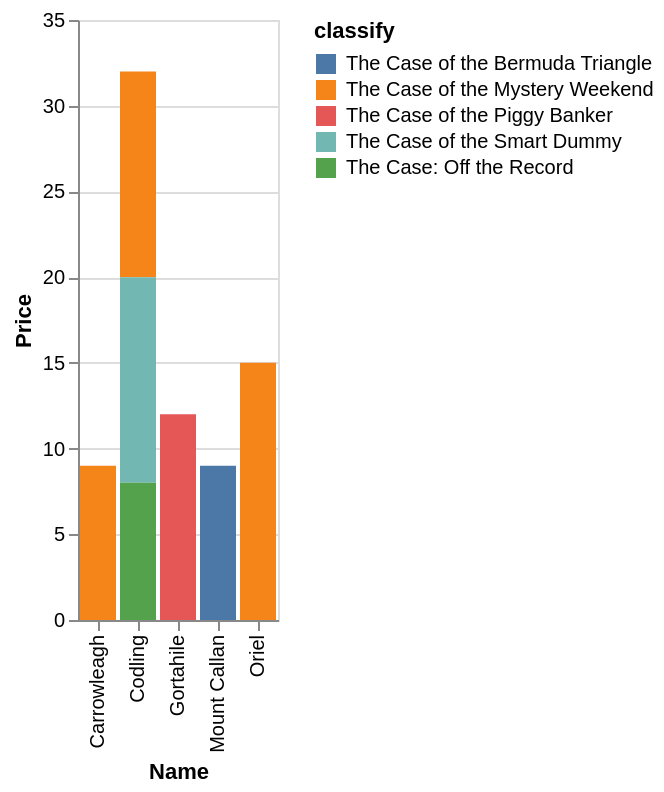

The Vega-Lite source for this figure:
### Vega-Lite specification from a JSON file in a GitHub repository (floating-point values rounded to 4 significant figures)
{"data": {"values": [{"x_data": "Carrowleagh", "y_data": 0, "classify": "The Case of the Bermuda Triangle"}, {"x_data": "Codling", "y_data": 0, "classify": "The Case of the Bermuda Triangle"}, {"x_data": "Gortahile", "y_data": 0, "classify": "The Case of the Bermuda Triangle"}, {"x_data": "Mount Callan", "y_data": 9, "classify": "The Case of the Bermuda Triangle"}, {"x_data": "Oriel", "y_data": 0, "classify": "The Case of the Bermuda Triangle"}, {"x_data": "Carrowleagh", "y_data": 9, "classify": "The Case of the Mystery Weekend"}, {"x_data": "Codling", "y_data": 12, "classify": "The Case of the Mystery Weekend"}, {"x_data": "Gortahile", "y_data": 0, "classify": "The Case of the Mystery Weekend"}, {"x_data": "Mount Callan", "y_data": 0, "classify": "The Case of the Mystery Weekend"}, {"x_data": "Oriel", "y_data": 15, "classify": "The Case of the Mystery Weekend"}, {"x_data": "Carrowleagh", "y_data": 0, "classify": "The Case of the Piggy Banker"}, {"x_data": "Codling", "y_data": 0, "classify": "The Case of the Piggy Banker"}, {"x_data": "Gortahile", "y_data": 12, "classify": "The Case of the Piggy Banker"}, {"x_data": "Mount Callan", "y_data": 0, "classify": "The Case of the Piggy Banker"}, {"x_data": "Oriel", "y_data": 0, "classify": "The Case of the Piggy Banker"}, {"x_data": "Carrowleagh", "y_data": 0, "classify": "The Case of the Smart Dummy"}, {"x_data": "Codling", "y_data": 12, "classify": "The Case of the Smart Dummy"}, {"x_data": "Gortahile", "y_data": 0, "classify": "The Case of the Smart Dummy"}, {"x_data": "Mount Callan", "y_data": 0, "classify": "The Case of the Smart Dummy"}, {"x_data": "Oriel", "y_data": 0, "classify": "The Case of the Smart Dummy"}, {"x_data": "Carrowleagh", "y_data": 0, "classify": "The Case: Off the Record"}, {"x_data": "Codling", "y_data": 8, "classify": "The Case: Off the Record"}, {"x_data": "Gortahile", "y_data": 0, "classify": "The Case: Off the Record"}, {"x_data": "Mount Callan", "y_data": 0, "classify": "The Case: Off the Record"}, {"x_data": "Oriel", "y_data": 0, "classify": "The Case: Off the Record"}]}, "mark": "bar", "encoding": {"x": {"field": "x_data", "type": "nominal", "title": "Name", "sort": "ascending"}, "y": {"field": "y_data", "type": "quantitative", "title": "Price"}, "color": {"field": "classify"}}}
